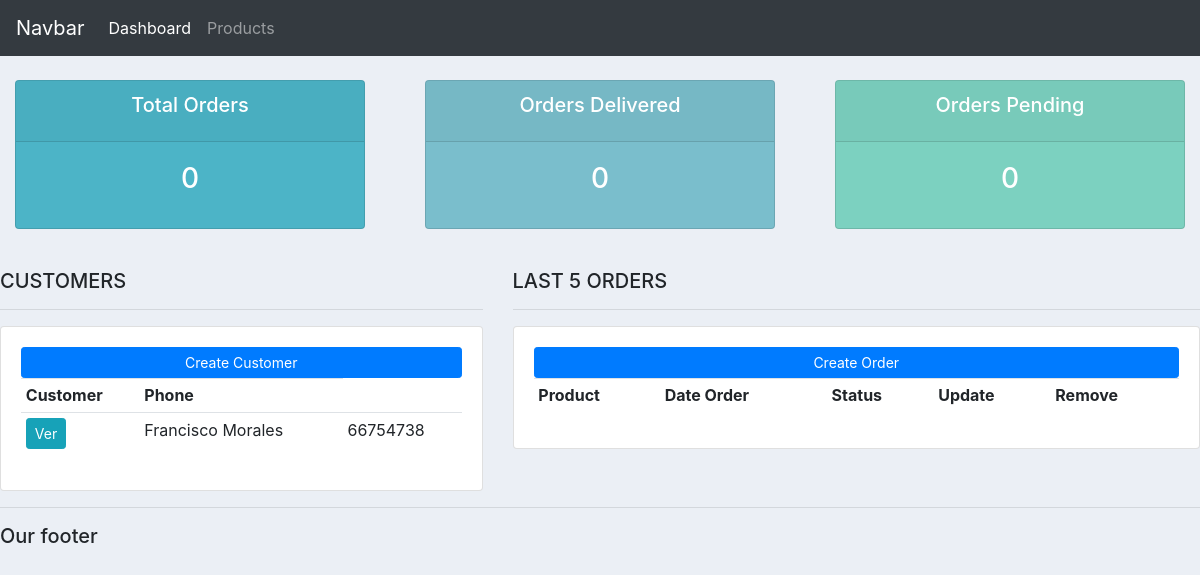
The app's page /, older data.
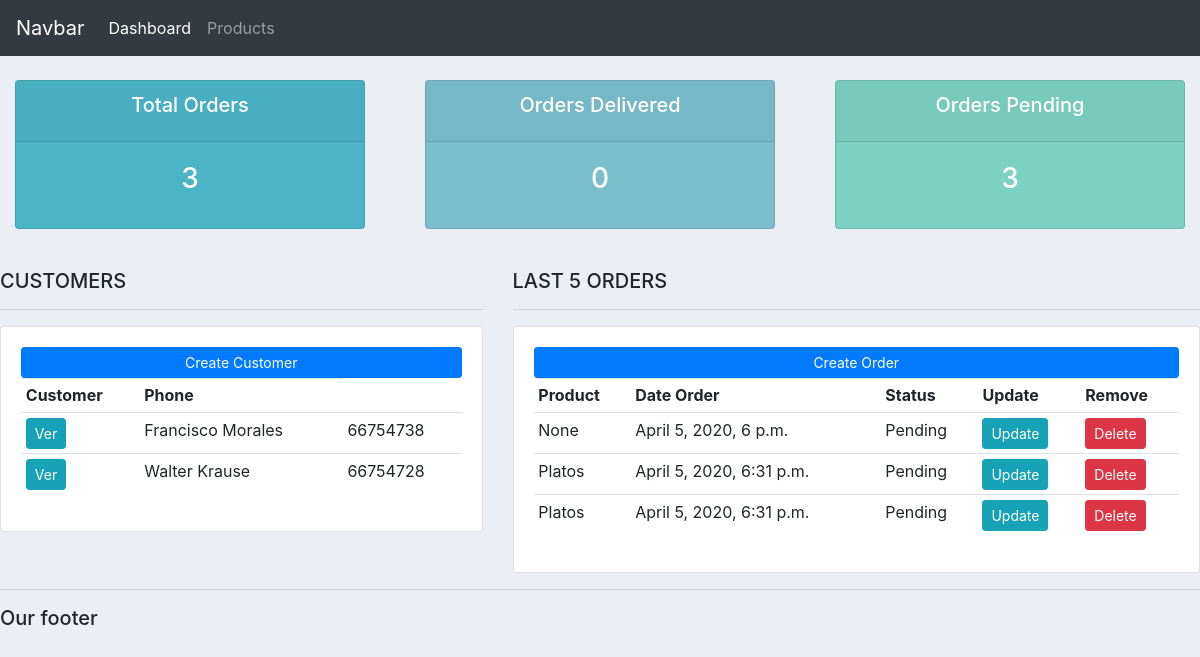
The same page, newer data.
### accounts/models.py (models this page shows, shortened)
class Customer(models.Model):
    name         = models.CharField(max_length=200, null=True)
    phone        = models.CharField(max_length=200, null=True)
    email        = models.CharField(max_length=200, null=True)
    date_created = models.DateTimeField(auto_now_add=True, null=True)

class Order(models.Model):
    STATUS = (
        ('Pending', 'Pending'),
        ('Out of delivery', 'Out for delivery'),
        ('Delivered', 'Delivered'),
    )
    customer        = models.ForeignKey(Customer, null=True, on_delete=models.SET_NULL)
    product         = models.ForeignKey(Product, null=True, on_delete=models.SET_NULL)
    date_created    = models.DateTimeField(auto_now_add=True, null=True)
    status          = models.CharField(max_length=200, null=True, choices=STATUS)

class Product(models.Model):
    CATEGORY = (
        ('Indoor', 'Indoor'),
        ('Out Door', 'Out Door'),
    )
    name         = models.CharField(max_length=200, null=True)
    price        = models.FloatField(null=True)
    category     = models.CharField(max_length=200, null=True, choices=CATEGORY)
    description  = models.CharField(max_length=200, null=True, blank=True)
    date_created = models.DateTimeField(auto_now_add=True, null=True)
    tags         = models.ManyToManyField(Tag)
    def __str__(self):
        return self.name

### accounts/views.py (the view)
# urls.py: path('', views.home, name="home"),
def home(request):
	orders = Order.objects.all()
	customers = Customer.objects.all()
	total_customers = customers.count()
	total_orders = orders.count()
	delivered = orders.filter(status='Delivered').count()
	pending = orders.filter(status='Pending').count()
	context = {
		'orders':orders,
		'customers':customers,
		'total_orders': total_orders,
		'delivered': delivered,
		'pending': pending
		}
	return render(request, 'accounts/dashboard.html', context)

### accounts/templates/accounts/dashboard.html
{% extends 'accounts/main.html' %}
{% block content %}
{% include 'accounts/status.html' %}
<br>
<div class="row">
    <div class="col-md-5">
        <h5>CUSTOMERS</h5>
        <hr>
        <div class="card card-body">
            <a class="btn btn-primary btn-sm btn-block" href="">Create Customer</a>
            <table class="table table-sm">
                <tr>
                    <th>Customer</th>
                    <th>Phone</th>
                </tr>
                {% for customer in customers %}
					<tr>
                        <td><a class="btn btn-sm btn-info" href="{% url 'customer' customer.id %}
                        ">Ver</a></td>
						<td>{{ customer.name }}</td>
                        <td>{{ customer.phone }}</td>
					<tr>
				{% endfor %}
            </table>
        </div>
    </div>
    <div class="col-md-7">
        <h5>LAST 5 ORDERS</h5>
        <hr>
        <div class="card card-body">
            <a class="btn btn-primary btn-sm btn-block" href="{% url 'create_order' %}">Create Order</a>
            <table class="table table-sm">
                <tr>
                    <th>Product</th>
                    <th>Date Order</th>
                    <th>Status</th>
                    <th>Update</th>
                    <th>Remove</th>
                </tr>
                {% for order in orders %}
					<tr>
                        <td>{{ order.product }}</td>
						<td>{{ order.date_created }}</td>
                        <td>{{ order.status }}</td>
                        <td><a class="btn btn-sm btn-info" href="{% url 'update_order' order.id %}">Update</a></td>
                        <td><a class="btn btn-sm btn-danger" href="{% url 'delete_order' order.id %}">Delete</a></td>
					<tr>
				{% endfor %}
            </table>
        </div>
    </div>
</div>
{% endblock %}

### accounts/templates/accounts/main.html (shortened to what this page needs)
<!DOCTYPE html>
<html>
<head>
    <link rel="stylesheet" href="https://stackpath.bootstrapcdn.com/bootstrap/4.4.1/css/bootstrap.min.css">
</head>
<body>
    {% include 'accounts/navbar.html' %}
    {% block content %}
    {% endblock %}
    <hr>
    <h5>Our footer</h5>
</body>
</html>

### accounts/templates/accounts/navbar.html (shortened to what this page needs)
<nav class="navbar navbar-expand-lg navbar-dark bg-dark">
  <a class="navbar-brand" href="#">Navbar</a>
  <div class="collapse navbar-collapse" id="navbarNav">
    <ul class="navbar-nav">
      <li class="nav-item active">
        <a class="nav-link" href="{% url 'home' %}">Dashboard</a>
      </li>
      <li class="nav-item">
        <a class="nav-link" href="{% url 'products' %}">Products</a>
      </li>
    </ul>
  </div>
</nav>

### accounts/templates/accounts/status.html
<br>
<div class="row">
	<div class="col">
		<div class="col-md">
			<div class="card text-center text-white  mb-3" id="total-orders">
			  	<div class="card-header">
			  		<h5 class="card-title">Total Orders</h5>
			  	</div>
			  	<div class="card-body">
			    	<h3 class="card-title">{{total_orders}}</h3>
			  	</div>
			</div>
		</div>
	</div>
	<div class="col">
		<div class="col-md">
			<div class="card text-center text-white  mb-3" id="orders-delivered">
			  	<div class="card-header">
			  		<h5 class="card-title">Orders Delivered</h5>
			  	</div>
			  	<div class="card-body">
			    	<h3 class="card-title">{{delivered}}</h3>
			  	</div>
			</div>
		</div>
	</div>
	<div class="col">
		<div class="col-md">
			<div class="card text-center text-white  mb-3" id="orders-pending">
			  	<div class="card-header">
			  		<h5 class="card-title">Orders Pending</h5>
			  	</div>
			  	<div class="card-body">
			    	<h3 class="card-title">{{pending}}</h3>
			  	</div>
			</div>
		</div>
	</div>
</div>

### accounts/templates/accounts/main.html (style rules this page uses)
body { background-color: #ebeff5; }
#total-orders { background-color: #4cb4c7; }
#orders-delivered { background-color: #7abecc; }
#orders-pending { background-color: #7CD1C0; }

Row changes from the older to the newer data that the page shows:
added Customer: name "Walter Krause", phone "66754728"
added Order: product "None", date_created "April 5, 2020, 6 p.m.", status "Pending"
added Order: product "Platos", date_created "April 5, 2020, 6:31 p.m.", status "Pending"
added Order: product "Platos", date_created "April 5, 2020, 6:31 p.m.", status "Pending"
Text that changed along with them:
{{ total_orders }}: "0" → "3"
{{ pending }}: "0" → "3"
